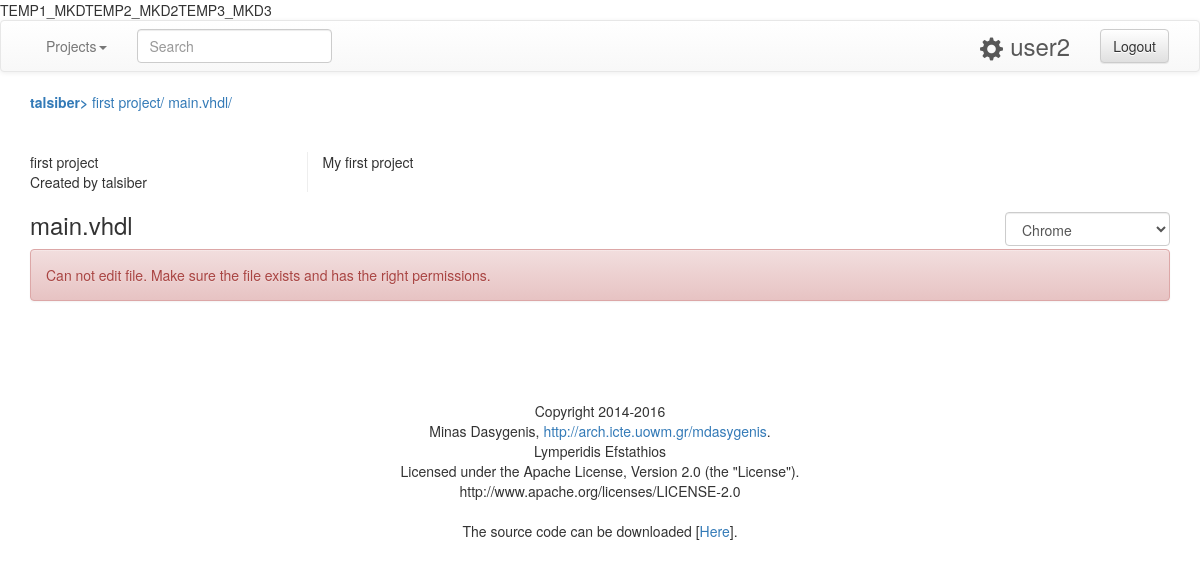
The app's page /project/talsiber/first-project/file/main.vhdl (signed in) with its own data.
### tables this page shows
CREATE TABLE `users` (
  `id` int(11) NOT NULL,
  `username` varchar(25) NOT NULL,
  `password` varchar(32) NOT NULL,
  `type` int(1) NOT NULL DEFAULT '0',
  `email` varchar(50) NOT NULL,
  `telephone` int(10) DEFAULT NULL,
  `activated` tinyint(1) NOT NULL DEFAULT '0',
  `activ_code` int(6) NOT NULL,
  `theme` tinyint(1) NOT NULL DEFAULT '0',
  `available_space` int(6) NOT NULL DEFAULT '20'
);

CREATE TABLE `projects` (
  `id` int(11) NOT NULL,
  `name` varchar(50) NOT NULL,
  `description` text NOT NULL,
  `short_code` varchar(50) NOT NULL,
  `public` tinyint(1) NOT NULL DEFAULT '1'
);

### index.php (called while the page is built, shortened)
<?php
include('loader.php');
$allowed_action=false;
if( isset($_GET['action']) ){
	if($_GET['action']=="project-file"){
		$allowed_action=true;
	}
}
if( (isset($_SESSION['vhdl_user']['loged_in']) && $_SESSION['vhdl_user']['loged_in']==1) || $allowed_action==true ){
	if( isset($_GET['action']) ){
		$included_file = $_GET['action'].'.php';
	}else{
		if($_SESSION['vhdl_user']['id'] == '0'){
			$included_file='loggedin_sid.php';
		}else{
			$included_file='loggedin.php';
		}
	}
}else{
	$included_file='loggedout.php';
}
include('theme/header.php');
include('pages/'.$included_file);
include('theme/footer.php');
if(isset($_GET)){
	var_dump($_GET);
}
if(isset($_POST)){
	var_dump($_POST);
}
if(isset($_SESSION)){
	var_dump($_SESSION);
}
?>

### classes/Database.php (called while the page is built, shortened)
<?php
class Database {
	public $conn;
	public function __construct(){
		$db_host="localhost";
		$db_username="root";
		$db_password="";
		$db_name="vhdl_compiler";
		try{
			$this->conn = new PDO("mysql:host=$db_host;dbname=$db_name;charset=utf8",$db_username,$db_password);
		}
			catch(PDOException $pe){
			die('Connection error:' . $pe->getmessage());
		}
	}
	public function get_user_theme($id) {
		$query = "SELECT * FROM users WHERE id = '".$id."'";
		$statement = $this->conn->prepare($query);
		$statement->execute();
		$result = $statement->fetch();
		return $result['theme'];
	}
	public function get_user_information($user, $search_type) {
		$query = "SELECT * FROM users WHERE  ".$search_type."= '".$user."'";
		$statement = $this->conn->prepare($query);
		$statement->execute();
		return $statement->fetch();
	}
	public function get_project_shortcode($project_code, $user_id) {
		$query = "SELECT projects.* FROM projects JOIN projects_editors ON projects_editors.project_id = projects.id WHERE projects_editors.user_id='".$user_id."' AND projects.short_code = '".$project_code."'";
		$statement = $this->conn->prepare($query);
		$statement->execute();
		return $statement->fetch();
	}
}
?>

### loader.php (called while the page is built, shortened)
<?php
$protocol = (!empty($_SERVER['HTTPS']) && $_SERVER['HTTPS'] !== 'off' || $_SERVER['SERVER_PORT'] == 443) ? "https://" : "http://";
$BASE_URL = $protocol.$_SERVER['SERVER_NAME']."/vhdl";
$BASE_DIR = "/home/user/hdl-compiler/";
require_once('classes/Database.php');
require_once('functions.php');
$db = new Database;
?>

### pages/project-file.php (the view, shortened to what this page needs)
<?php
	$search_user = $db->get_user_information($_GET['user'],"username");
	$project = $db->get_project_shortcode($_GET['project'], $search_user['id']);
	$editors = $db->get_project_editors($project['id']);
	$path = $BASE_DIR.$search_user['username']."/".$_GET['project']."/".$_GET['file'];
	$file = $db->get_file_byname($_GET['file'],$project['id']);
	$ace_themes = array("Chrome","Clouds","Clouds Midnight","Cobalt","Crimson Editor","Dawn","Eclipse","Idle Fingers",
				"Kr Theme","Merbivore","Merbivore Soft","Mono Industrial","Monokai","Pastel On Dark","Solarized Dark",
				"Solarized Light","TextMate","Tomorrow","Tomorrow Night","Tomorrow Night Blue","Tomorrow Night Bright",
				"Tomorrow Night Eighties","Twilight","Vibrant Ink");
	if(isset($_SESSION['vhdl_user']) && $_SESSION['vhdl_user']['id']>0){
		$user_theme_id = $db->get_user_theme($_SESSION['vhdl_user']['id']);
	}else{
		$user_theme_id = 0;
	}
	$user_theme = strtolower(str_replace(' ', '_',$ace_themes[$user_theme_id]));
	if($project['public']==1 && !empty($_GET['file'])){
		$file_name = $_GET['file'];
		echo "<b><a href='".$BASE_URL."/project/".$search_user['username']."'>".$search_user['username']."> </a></b>";
		echo "<a href='".$BASE_URL."/project/".$search_user['username']."/".$project['short_code']."'>".$project['name']."/ </a>";
		echo "<a href='".$BASE_URL."/project/".$search_user['username']."/".$project['short_code']."/file/".$file_name."'>".$file_name."/ </a>";
?>
<br/><br/><br/>
<div class="row">
	<div class="col-sm-3 divider-vertical-right">
		<?php echo $project['name']."<br/> Created by ".$search_user['username']; ?>
	</div>
	<div class="col-sm-9">
		<?php echo $project['description']; ?>
	</div>
</div>
<div class="row">
	<div class="col-sm-12">
		<div class="row">
			<div class="col-sm-10">
				<h3><?php echo $file_name; ?></h3>
			</div>
			<?php if( isset($user) ){ ?>
			<div class="col-sm-2">
				<div class="space-top-20">
					<select id="ace_theme" class="form-control">
						<?php
							foreach ($ace_themes as $key => $theme) {
								$selected = ($key==$user_theme_id)?"selected":"";
								echo "<option value='".$key."' ".$selected.">".$theme."</option>";
							}
						?>
					</select>
				</div>
			</div>
			<?php } ?>
		</div>
		<?php if (file_exists($path)  && is_writable($path)){ ?>
			<div id='edit_status'></div>
			<div id="editor">
				<?php echo $gen->open_and_read_file($path); ?>
			</div>
			<script src="<?php echo $BASE_URL; ?>/src/ace.js" type="text/javascript" charset="utf-8"></script>
			<script>
				var editor = ace.edit("editor");
			</script>
			<?php if( isset($user) ){ ?>
				<?php if( $user->validate_edit_rights($editors) ){ ?>
					<div id="editor_buttons">
						<br/>
						<script type='text/javascript' charset='utf-8' src='<?php echo $BASE_URL; ?>/theme/js/ace-editor.js'></script>
						<input type='hidden' value='<?php echo $path; ?>' id='path' />
						<input type='hidden' value='<?php echo $file['id']; ?>' id='file_id' />
						<input type='hidden' value='<?php echo $project['id']; ?>' id='project_id' />
						<input type='button' id='ace_save_button' name='save' value='Save Changes' class='btn btn-lg btn-info center-block'>
					</div>
					<script>
						editor.setTheme("ace/theme/<?php echo $user_theme; ?>");
						editor.getSession().setMode("ace/mode/vhdl");
						editor.setOption("showPrintMargin", false);
					</script>
				<?php }else{ ?>
					<script>
						editor.setOptions({
							readOnly: true,
							highlightActiveLine: false,
							highlightGutterLine: false
						});
						editor.renderer.$cursorLayer.element.style.opacity=0;
						editor.textInput.getElement().disabled=true;
						editor.commands.commmandKeyBinding={};
						editor.setOption("showPrintMargin", false);
					</script>
				<?php } ?>
			<?php } ?>
		<?php }else{ ?>
			<div class="alert alert-danger">
				Can not edit file. Make sure the file exists and has the right permissions.
			</div>
		<?php } ?>
		<br />
	</div>
</div>
<?php
	}else{
		header('location:'.$BASE_URL);
	}
?>

### theme/css/style.css (style rules this page uses)
.divider-vertical-right { border: 0; border-right: 1px solid #eee; }
.space-top-20 { margin-top: 20px; }

### records on screen
users: username "talsiber"
projects: name "first project", description "My first project"

### other values on screen
$_SESSION['vhdl_user']['username'] "user2"
$file_name "main.vhdl"
form field value "Chrome"
